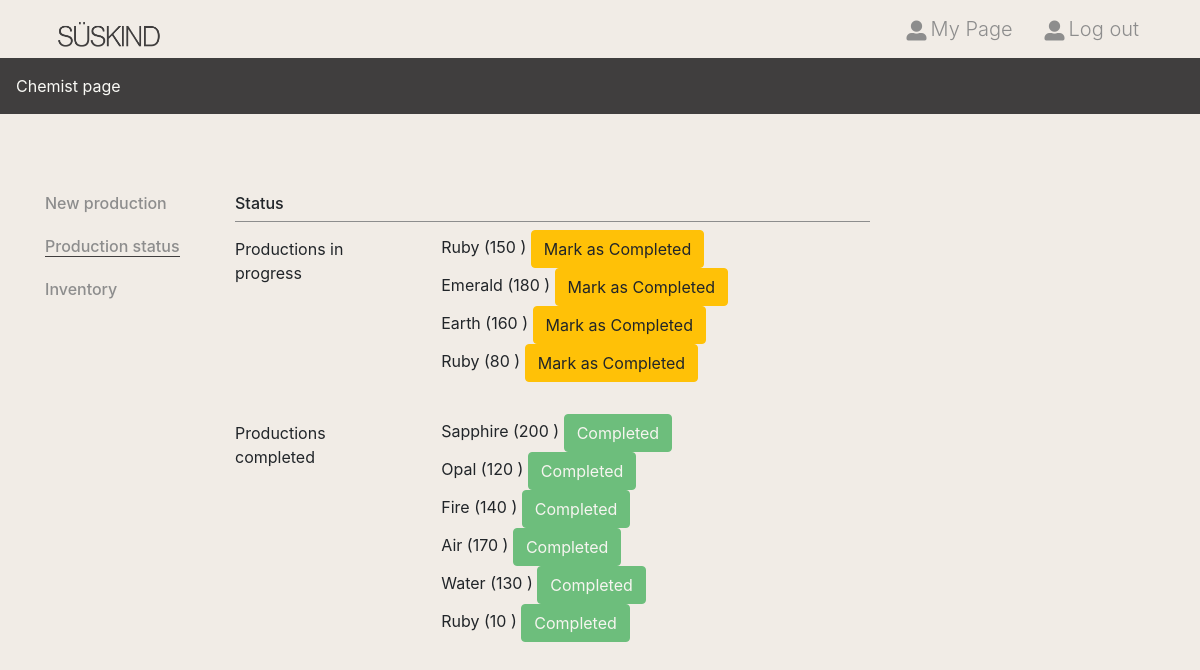
/production-status, run on the app's committed database.
### tables this page shows
CREATE TABLE "production" (
	"id"	INTEGER,
	"product"	TEXT,
	"quantity"	TEXT,
	"status"	TEXT,
	PRIMARY KEY("id" AUTOINCREMENT)
);

### app.py (the view)
@app.route('/production-status')
def production_status():
    productions_data = get_productions()
    return render_template('production-status.html', productions=productions_data)

### app.py (called while the page is built)
def get_productions():
    conn = sqlite3.connect('BDD.db')
    cursor = conn.cursor()
    cursor.execute("SELECT * FROM production WHERE status = 'in progress'")
    in_progress = cursor.fetchall()
    cursor.execute("SELECT * FROM production WHERE status = 'completed'")
    completed = cursor.fetchall()
    conn.close()
    return {
        'inProgress': [{'id': row[0], 'name': row[1], 'quantity': row[2]} for row in in_progress],
        'completed': [{'id': row[0], 'name': row[1], 'quantity': row[2]} for row in completed]
    }

### templates/production-status.html (shortened to what this page needs)
<!DOCTYPE html>
<html lang="en">
<head>
    <link rel="stylesheet" href="../static/css/all.css">
    <link rel="stylesheet" href="https://cdnjs.cloudflare.com/ajax/libs/font-awesome/5.14.0/css/all.min.css" />
</head>
<body>
    <header class="position-relative">
        <div class="container">
            <nav class="d-flex justify-content-between align-items-center mb-40px mb-md-0">
                <h1 class="m-0"><a href="/" class="d-block">Süskind</a></h1>
                <ul class="header_menu d-none d-lg-flex justify-content-between m-0">
                    <li>
                        <a class="h5 d-flex align-items-center text-dark font-weight-light mb-0 p-3" href="chemist">
                            <i class="fas fa-user-alt mr-1"></i>
                            <p class="m-0">My Page</p>
                        </a>
                    </li>
                    <li>
                        <a class="h5 d-flex align-items-center text-dark text-center font-weight-light mb-0 p-3" href="login">
                            <i class="fas fa-user-alt mr-1"></i>
                            <p class="m-0">Log out</p>
                        </a>
                    </li>
                </ul>
            </nav>
        </div>
    </header>
    <div class="product_category bg-primary d-none d-lg-flex mb-80px">
            <ul class="d-flex m-0 p-0">
                <li><a class="d-block text-white p-3 text-center">Chemist page</a></li>
            </ul>
    </div>
    <div class="member_content">
        <div class="container">
            <div class="row flex-lg-row-reverse">
                <div class="col-12 col-lg-3 text-dark"></div>
                <div class="col-12 col-lg-6 col-lg-7">
                    <h3 class="h6 border-dark border-bottom pb-2">Status</h3>
                        <div class="form-group row">
                            <label for="selectGender" class="col-4 col-md-3 col-form-label">Productions in progress</label>
                            <div class="col-8">
                                <ul>
                                    {% for production in productions.inProgress %}
                                        <li>
                                            <span>{{ production.name }} ({{ production.quantity }} )</span>
                                            <button class="btn btn-warning" data-id="{{ production.id }}" data-status="completed" onclick="updateStatus(this)">Mark as Completed</button>
                                        </li>
                                    {% endfor %}
                                </ul>
                            </div>
                        </div>
                        <div class="form-group row">
                            <label for="selectGender" class="col-4 col-md-3 col-form-label">Productions completed</label>
                            <div class="col-8">
                                <ul>
                                    {% for production in productions.completed %}
                                        <li>
                                            <span>{{ production.name }} ({{ production.quantity }} )</span>
                                            <button class="btn btn-success" disabled>Completed</button>
                                        </li>
                                    {% endfor %}
                                </ul>
                            </div>
                        </div>
                    </div>
                    <div class="col-md-3 col-lg-2 d-none d-lg-block">
                        <h6 class="mb-4"><a href="chemist" class="text-dark">New production</a></h6>
                        <h6 class="mb-4"><a href="production-status" class="text-dark border-primary border-bottom">Production status</a></h6>
                        <h6 class="mb-4"><a href="inventory" class="text-dark">Inventory</a></h6>
                    </div>
                </div>
            </div>
        </div>
</body>
</html>

### data on the page
production: name "Ruby", quantity "150"
production: name "Emerald", quantity "180"
production: name "Earth", quantity "160"
production: name "Ruby", quantity "80"
production: name "Sapphire", quantity "200"
production: name "Opal", quantity "120"
production: name "Fire", quantity "140"
production: name "Air", quantity "170"
production: name "Water", quantity "130"
production: name "Ruby", quantity "10"
